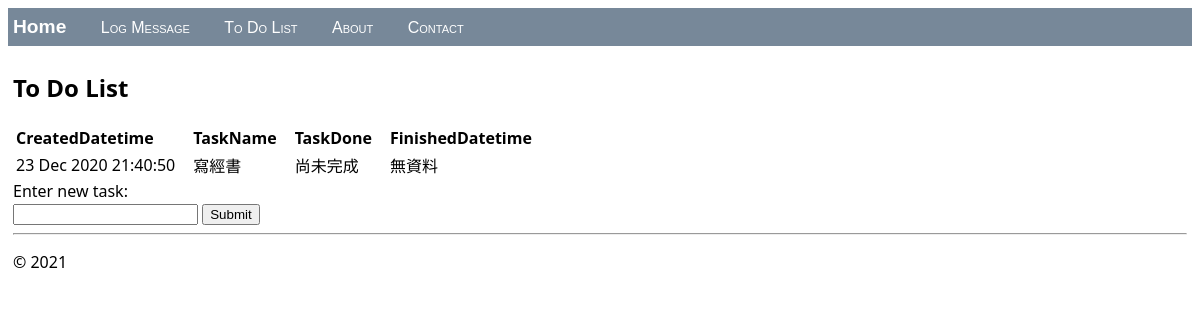
Page /todo/ on the earlier database version.
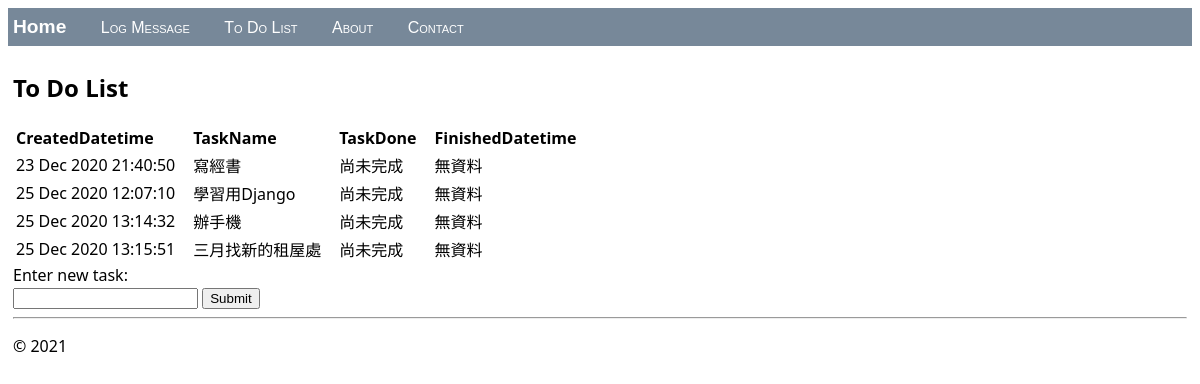
Same page on the later database version.
### hello/models.py (models this page shows, shortened)
class ToDoList(models.Model):
    taskName = models.CharField(max_length=300)
    createdDatetime = models.DateTimeField("task created datetime")
    finishedDatetime = models.DateTimeField(null=True)
    taskDone = models.BooleanField(default=False)

### hello/views.py (the view)
class ToDoListView(ListView):
    model = ToDoList
    def get_context_data(self, **kwargs):
        context = super(ToDoListView, self).get_context_data(**kwargs)
        return context

### hello/templates/hello/to_do_list.html (shortened to what this page needs)
{% extends "hello/layout.html" %}
{% block content %}
    <h2>To Do List</h2>
    {% if to_do_list %}
        <table class="to_do_list">
            <thead>
            <tr>
                <th>CreatedDatetime</th>
                <th>TaskName</th>
                <th>TaskDone</th>
                <th>FinishedDatetime</th>
            </tr>
            </thead>
            <tbody>
            {% for to_do_item in to_do_list %}
                <tr>
                    <td>{{ to_do_item.createdDatetime | date:'d M Y H:i:s' }}</td>
                    <td>{{ to_do_item.taskName }}</td>
                    {% if to_do_item.taskDone == False %}
                        <td>尚未完成</td>
                    {% else %}
                        <td>已經完成</td>
                    {% endif %}
                    {% if to_do_item.finishedDatetime == null %}
                        <td>無資料</td>
                    {% else %}
                        <td>{{ to_do_item.finishedDatetime | date:'d M Y H:i:s' }}</td>
                    {% endif %}
                </tr>
            {% endfor %}
            </tbody>
        </table>
    {% else %}
        <p>No to do list have been created. Use the <a href="{% url 'to_do_list' %}">To Do List form</a>.</p>
    {% endif %}
    <form action="/todolist_add/" method="POST">
        <label>Enter new task: </label><br>
        <input id="to_do_list_item" type="text" name="taskName" value="">
        <input type="submit" value="Submit">
    </form>
{% endblock %}

### hello/templates/hello/layout.html (shortened to what this page needs)
<!DOCTYPE html>
<html>
<head>
    {% load static %}
    <link rel="stylesheet" type="text/css" href="{% static 'hello/site.css' %}"/>
</head>
<body>
<div class="navbar">
    <a href="{% url 'home' %}" class="navbar-brand">Home</a>
    <a href="{% url 'log' %}" class="navbar-item">Log Message</a>
    <a href="{% url 'to_do_list' %}" class="navbar-item">To Do List</a>
    <a href="{% url 'about' %}" class="navbar-item">About</a>
    <a href="{% url 'contact' %}" class="navbar-item">Contact</a>
</div>
<div class="body-content">
    {% block content %}
    {% endblock %}
    <hr/>
    <footer>
        <p>© 2021</p>
    </footer>
</div>
</body>
</html>

### hello/static/hello/site.css (style rules this page uses)
.navbar { background-color: lightslategray; font-size: 1em; font-family: 'Trebuchet MS', 'Lucida Sans Unicode', 'Lucida Grande', 'Lucida Sans', Arial, sans-serif; color: white; padding: 8px 5px 8px 5px; }
.navbar a { text-decoration: none; color: inherit; }
.navbar-brand { font-size: 1.2em; font-weight: 600; }
.navbar-item { font-variant: small-caps; margin-left: 30px; }
.body-content { padding: 5px; font-family:'Segoe UI', Tahoma, Geneva, Verdana, sans-serif; }
.message_list th,td { text-align: left; padding-right: 15px; }
.to_do_list th,td { text-align: left; padding-right: 15px; }

Differences in the rows shown:
added ToDoList: createdDatetime "25 Dec 2020 12:07:10", taskName "學習用Django", taskDone "尚未完成", shows "無資料"
added ToDoList: createdDatetime "25 Dec 2020 13:14:32", taskName "辦手機", taskDone "尚未完成", shows "無資料"
added ToDoList: createdDatetime "25 Dec 2020 13:15:51", taskName "三月找新的租屋處", taskDone "尚未完成", shows "無資料"
